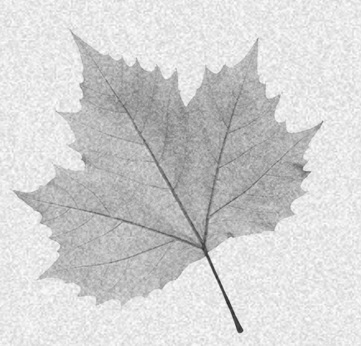
#> input picture Trabalho/Processamento_de_Imagens/Historico_Disciplina/Trabalhos/Trabalho 2/Input/leaf.pgm, 361 x 346 px, found by its file name
$ python ex2.py
#> lines starting #> are read from the running program, lines starting #| are printed output that depends on the picture
### Trabalho/Processamento_de_Imagens/Biblioteca_my_image_lib/my_image_lib_0_2.py
import matplotlib.pyplot as plt
import matplotlib.image as mpimg
from math import floor
from copy import deepcopy
import numpy as np

#classe que representa uma imagem digital
class Image:
	def __init__(self, MeuArquivo):
		self._local = MeuArquivo
		with open(MeuArquivo, "r") as arquivo:
			self.magic_number = arquivo.readline().rstrip("\n") #lê o número mágico
			if self.magic_number == "P2": #Caso seja um arquivo .pgm
				dim = [int(i) for i in arquivo.readline().split()] #lê as dimensões
				dim2 = (dim[0], dim[1])
				self.dimensions = dim2
				self.colunas = self.dimensions[0]
				self.linhas = self.dimensions[1]
				self.maxval = int(arquivo.readline()) #lê o valor máximo

			self.pixels = self._get_matrix(arquivo, self.magic_number)

			self.hist = [] #inicializa o histograma
			conta_pixel = 0 #conta quantos pixels tem

			for j in range(256): #j representa a intensidade do pixel que está sendo contado
				for k in self.pixels:
					conta_pixel += k.count(j)
				self.hist.append(conta_pixel)
				conta_pixel = 0

	#propriedades do objeto
	@property
	def magic(self):
		return self.magic_number

	@property
	def dimension(self):
		return self.dimensions

	@property
	def ncoluna(self):
		return self.colunas

	@property
	def nlinha(self):
		return self.linhas

	@property
	def max(self):
		return self.maxval

	# [9 lines left out: function min, not called in this run]

	def pixel(self):
		return self.pixels

	def histogram(self):
		return self.hist

	#métodos
	# [145 lines left out: functions thresholding, sgt, mean, median, not called in this run]

	def transformacao_linear(self, outputpath, contraste, brilho): #realiza uma transformação linear na imagem
		with open(outputpath, "w") as arquivo:
			arquivo.write(self.magic + "\n") #escreve o número mágico
			arquivo.write(str(self.ncoluna) + " " + str(self.nlinha) + "\n") #escreve as dimensões
			imagem = deepcopy(self.pixels) #inicializa os pixels da nova imagem

			for i in range(self.nlinha):
				for j in range(self.ncoluna):
					transforma = contraste  * imagem[i][j] + brilho #aplica a transformação linear
					imagem[i][j] = int(transforma) #troca o valor do pixel

					if imagem[i][j] < 0: #caso a transformação tenha feito a imagem ultrapassar os limites
						imagem[i][j] = 0
					elif imagem[i][j] > 255:
						imagem[i][j] = 255

			maximo_imagem = self._max_matriz(imagem)
			arquivo.write(str(maximo_imagem) + "\n")

			self._escreve_pixels(arquivo, imagem)

		return Image(outputpath)

	def aplica_mascara(self, outputpath, mascara):
		with open(outputpath, "w") as arquivo:
			arquivo.write(self.magic + "\n") #escreve o número mágico
			arquivo.write(str(self.ncoluna) + " " + str(self.nlinha) + "\n") #escreve as dimensões
			imagem = deepcopy(self.pixels) #inicializa os pixels da nova imagem

			for i in range(self.nlinha):
				for j in range(self.ncoluna):
					imagem[i][j] *= mascara[i][j] #coloca a mascara por cima da imagem

			maximo_imagem = self._max_matriz(imagem)
			arquivo.write(str(maximo_imagem) + "\n")

			self._escreve_pixels(arquivo, imagem)

		return Image(outputpath)

	def mascara_bin(self, limite, maior = True): #cria uma máscara binária
		mascara = [] #inicializa a mascara

		if maior: #caso se queira mascarar valores maiores que limite
			for i in self.pixels:
				linha = []
				for j in i:
					if j > limite: #caso seja um pixel que será mascarado
						linha.append(0)
					else:
						linha.append(1)
				mascara.append(linha)

		else: #caso se queira mascarar valores menores que limite
			for i in self.pixels:
				linha = []
				for j in i:
					if j < limite: #caso seja um pixel que será mascarado
						linha.append(0)
					else:
						linha.append(1)
				mascara.append(linha)

		return mascara

	#métodos usados na classe
	@staticmethod
	def _max_matriz(matriz): #recebe uma matriz e retorna o valor máximo dela
		maximo = 0
		for k in matriz:
			if max(k) > maximo:
				maximo = max(k)
		return maximo

	# [12 lines left out: functions _media_lista, _mediana_lista, not called in this run]

	@staticmethod
	def _get_matrix(arq, numero_magico): #recebe os pixels da imagem
#> called with numero_magico = 'P2'
		matriz = []
		if numero_magico == "P2": #Lê .pgm
			for k in arq.readlines():
				matriz.append([int(i) for i in list(k.split())])
		return matriz

	@staticmethod
	def _escreve_pixels(arquivo, imagem):
		for k in imagem:
				arquivo.write(" ".join([str(i) for i in k]) + "\n")

#funções úteis
# [11 lines left out: function perfil_linha, not called in this run]

def normaliza_hist(hist): #Normaliza o histograma
	histograma = hist[:] #Para não alterar a lista passada

	total = sum(histograma)

	for k in range(len(histograma)):
		histograma[k] = histograma[k] / total

	return histograma

#funções de plot
# [5 lines left out: function print_image, not called in this run]

def print_grayscale_image(imagem): #Plota a imagem em escala de cinza
	img = mpimg.imread(imagem._local)
#> img is the input picture: shape (346, 361); min 43, max 255, mean 210.7

    # Exibir a imagem em tons de cinza
	plt.imshow(img, cmap='gray', vmin=0, vmax=255)
	plt.axis('off')  # Para desativar os eixos
	plt.show()

def plota_histograma(imagem, titulo = "Histograma da Imagem", histograma = None,  cor = "cornflowerblue"): #Plota um histograma
#> called with titulo = '', cor = 'cornflowerblue'
	if histograma is None: #Forma de padronizar a variável histograma
		histograma = imagem.hist

	intensidades = range(len(histograma))

	plt.bar(intensidades, histograma, color = cor)
	plt.xlabel("Intensidade")
	plt.ylabel("Número de pixels")
	plt.title(titulo)

	# Define os limites dos eixos x e y
	plt.xlim(0, len(histograma))  # Limites do eixo x de 0 a 255 (intervalo de intensidades)
	plt.ylim(0, max(histograma))  # Limites do eixo y de 0 ao máximo valor do histograma

	plt.show()
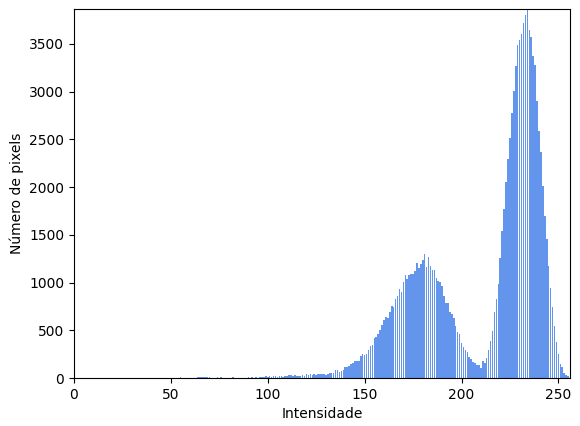
#> figure drawn by matplotlib, 1 panel; tallest bar 3868 high, from x = 233.6 to 234.4

### Trabalho/Processamento_de_Imagens/Historico_Disciplina/Trabalhos/Trabalho 2/ex2.py
import my_image_lib_0_2 as img

def imag_e_hist(imagem, titulo = ''):
    img.print_grayscale_image(imagem)
    img.plota_histograma(imagem, titulo)

def main():
    imagem = img.Image("Trabalho 2\\Input\\leaf.pgm")
    imag_e_hist(imagem)

    normalizado = img.normaliza_hist(imagem.hist)
    img.plota_histograma(imagem, "Histograma Normalizado", normalizado)
#> call 2 of plota_histograma, with titulo = 'Histograma Normalizado', cor = 'cornflowerblue'
#> in plota_histograma (call 2), `plt.show()`:
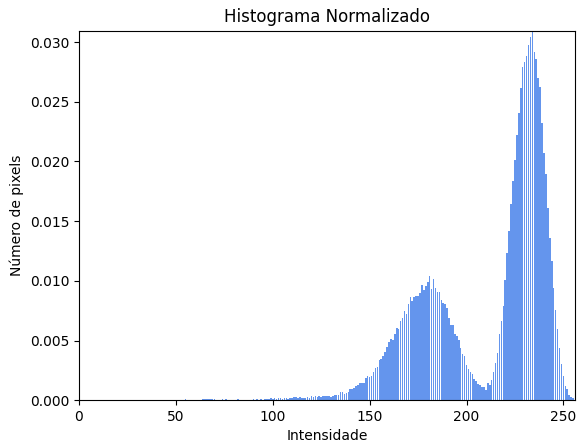
#> figure drawn by matplotlib, 1 panel; tallest bar 0.031 high, from x = 233.6 to 234.4

    escurece = imagem.transformacao_linear("Trabalho 2\\Output\\leaf_dark.pgm", 1, -120)

    imagem2 = img.Image("Trabalho 2\\Input\\chest.pgm")

    menos_contr = imagem2.transformacao_linear("Trabalho 2\\Output\\chest_less.pgm", 0.5, 60)

    equaliza1 = imagem.transformacao_linear("Trabalho 2\\Output\\leaf_equalize.pgm", 2.2, -300)

    equaliza2 = imagem2.transformacao_linear("Trabalho 2\\Output\\chest_equalize.pgm", 1.25, -30)

    mask_bin = imagem.mascara_bin(209)
    mascarada = imagem.aplica_mascara("Trabalho 2\\Output\\leaf_mask.pgm", mask_bin)

    dict_img = {escurece: "Histograma da Imagem Escurecida",
                imagem2: "Histograma da Imagem 2",
                menos_contr: "Histograma da Imagem 2 com menos Contraste",
                equaliza1: "Histograma da Imagem Equalizada",
                equaliza2: "Histograma da Imagem 2 Equalizada",
                mascarada: "Histograma da Imagem Mascarada"}

    for k in dict_img:
        imag_e_hist(k, dict_img[k])
#> in print_grayscale_image (call 2), `img = mpimg.imread(imagem._local)`:
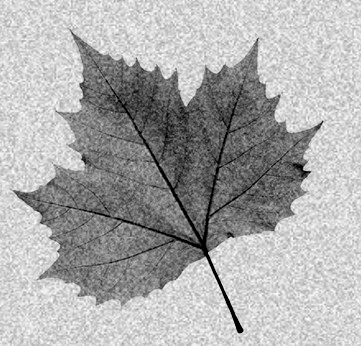
#> img: shape (346, 361); min 0, max 255, mean 171.6
#> call 3 of plota_histograma, with titulo = 'Histograma da Imagem Escurecida', cor = 'cornflowerblue'
#> in plota_histograma (call 3), `plt.show()`:
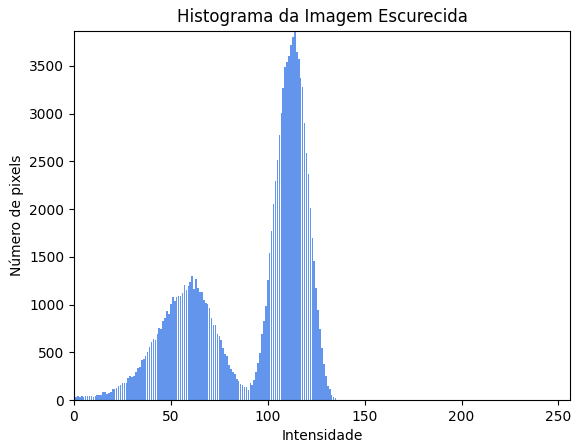
#> figure drawn by matplotlib, 1 panel; tallest bar 3868 high, from x = 113.6 to 114.4
#> pass 2 of the loop in main, `for k in dict_img:`:
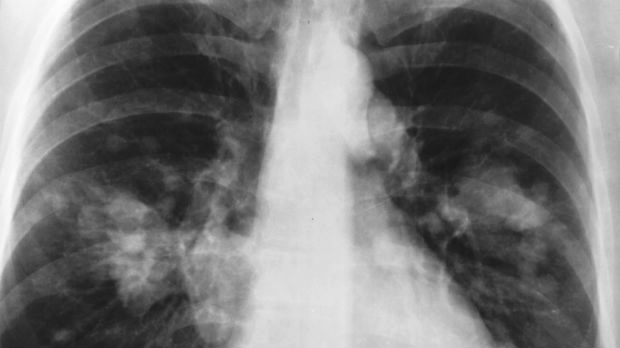
#> input picture Trabalho/Processamento_de_Imagens/Historico_Disciplina/Trabalhos/Trabalho 2/Input/chest.pgm, 620 x 348 px, found by its file name
#> in print_grayscale_image, img is the input picture: shape (348, 620); min 24, max 255, mean 118.7
#> in plota_histograma (call 4), `plt.show()`:
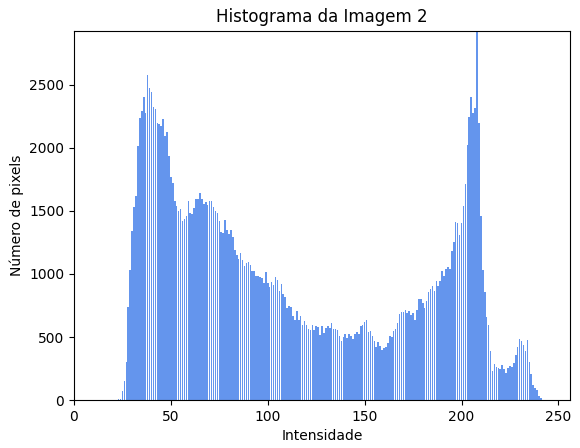
#> figure drawn by matplotlib, 1 panel; tallest bar 2928 high, from x = 207.6 to 208.4

main()
